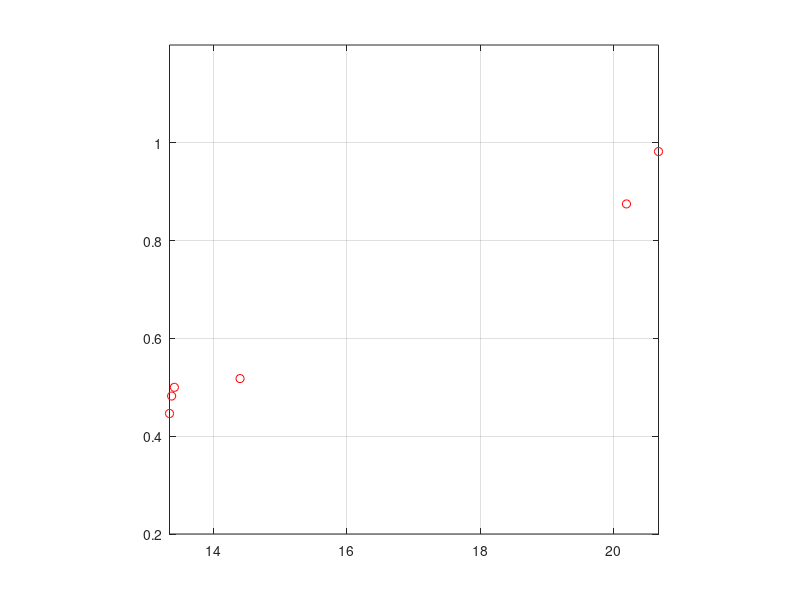

This chart was generated by the following MATLAB code: (Note: this script raises an error after producing the figure.)
% Description : Non Parametric fit of the Percentage of correct response from the study of Schenkman and Nilson (2010,2011) as a function of Loudness
%             : The script also computes the threshold value of Loudness for which the Percentage of correct response is in between 0.73 and 0.75
% Author      : Vijay Kiran Gidla (joy4u18@gmail.com)


clc;
clear all;
close all;

%% DATA

%% Blind percentage of correct

%Conference

bpc_5_conf=round(([9.71 9.18 5.4 5.15 5.2 4.96]./10)*56);
bpc_50_conf=round(([9.83 9.4 6.19 4.88 4.74 4.89]./10)*56);
bpc_500_conf=round(([9.71 9.98 8.94 4.68 5.23 4.7]./10)*56);

%Anechoic

bpc_5_anc=round(([9.79 8.81 5.14 4.39 4.78 5.04]./10)*56);
bpc_50_anc=round(([9.65 9.75 4.98 4.73 4.73 4.71]./10)*56);
bpc_500_anc=round(([9.67 9.94 5.18 4.98 5.56 5.08]./10)*56);

B_AC=[bpc_5_anc;bpc_50_anc;bpc_500_anc;bpc_5_conf;bpc_50_conf;bpc_500_conf];


% Lecture room

bpc_5_lec=round([0.6101 0.5373 ]*56);
% bpc_5_2c_lec=round([0.6607 0.5923]*56);
% bpc_5_4c_lec=round([0.6161 0.5759]*56);
% bpc_5_8c_lec=round([0.7188 0.6101]*56);
% bpc_5_16c_lec=round([0.7470 0.6315]*56);
% bpc_5_32c_lec=round([0.7560 0.6533]*56);
% bpc_5_64c_lec=round([0.7664 0.5391]*56);
bpc_500_lec=round([0.8080 0.5893]*56);

B_L=[bpc_5_lec; bpc_500_lec];


%%  Sighted Percentage of correct


%Conference


spc_5_conf=round(([8.48 7.65 5.86 4.95 4.74 4.8]./10)*56);
spc_50_conf=round(([9.39 8.18 5.81 4.89 4.75 5.08]./10)*56);
spc_500_conf=round(([9.67 9.85 7.12 4.96 4.98 4.98]./10)*56);

%Anechoic

spc_5_anc=round(([9.05 8.15 5.32 4.5 4.75 5.19]./10)*56);
spc_50_anc=round(([9.35 9.23 5.4 5.18 5 4.62]./10)*56);
spc_500_anc=round(([9.74 9.8 4.86 4.78 4.61 4.67]./10)*56);


S_AC=[spc_5_anc; spc_50_anc; spc_500_anc ; spc_5_conf ; spc_50_conf ; spc_500_conf];

% Lecture room

spc_5_lec=round([0.5508]*56);
% spc_5_2c_lec=round([0.5137]*56);
% spc_5_4c_lec=round([0.5467]*56);
% spc_5_8c_lec=round([0.5707]*56);
% spc_5_16c_lec=round([0.6174]*56);
% spc_5_32c_lec=round([0.6921]*56);
% spc_5_64c_lec=round([0.6456]*56);
spc_500_lec=round([0.6209]*56);

S_L=[spc_5_lec; spc_500_lec];


%% Loudness values
%  Anechoic
STL_A_005_mean=[20.674 20.194 14.404 13.347 13.379 13.420];

STL_A_050_mean=[63.672 52.307  40.320 40.292 40.213 40.089];

STL_A_500_mean=[76.143 62.159  48.353 48.377  48.187 48.131];



%%  Conference

STL_C_005_mean=[26.707 24.377  21.537 19.651 19.975 19.529 ];

STL_C_050_mean=[69.607 55.682  47.619 45.135 45.249 45.041];

STL_C_500_mean=[78.659 63.574  54.580 52.387 52.569 52.502];

STL_AC=[STL_A_005_mean;STL_A_050_mean;STL_A_500_mean;STL_C_005_mean;...
    STL_C_050_mean;STL_C_500_mean];

%% Lecture

STL_L_005_mean=[17.160 16.179];


STL_L_500_mean=[54.712 52.466];


STL_L=[STL_L_005_mean;STL_L_500_mean];

%% Plot of the DATA


m=[56 56 56  56 56 56]';

% x=[100 150]';
% m=[56 56]';

for i=1:size(B_AC,1)
    
    
    x=STL_AC(i,:)';		% Manually change the loudness data for different conditions
    
    r=B_AC(i,:)';		% Manually change the sighted or the blind P(c) response
    
    
    x=flipud(x);
    r=flipud(r);
    
%     figure(i);
    plot( x, r ./ m, 'ro');
    axis([min(x) max(x) 0.2 1.2]);
    axis square;
    hold on;
    grid on;
 
    numxfit = 499;                                  % Number of new points to be generated minus 1
    xfit = [min(x):(max(x)-min(x))/numxfit:max( x ) ]';
    
    %% LSfit
    
    if(length(x)>2)
        
        guessing=0;
        lapsing=0;
        
        temp=diff(x);
        bwd_min = min(temp(temp>0));
		
%         if(isempty(bwd_min))
%             bwd_min=min(abs(temp));    %VJ2015
%         end

        bwd_max = max( x ) - min( x );
		
%         if(bwd_min == bwd_max)
%             bwd_min=1;    %VJ 2015
%         end

% Switch between cross-validated or bootstrap by manually uncommenting the corresponding lines
        bwd = bandwidth_cross_validation( r, m, x, [ bwd_min, bwd_max ],'logit',guessing,lapsing,2,1,'normpdf',100,1e-6);               
%         bwd= bandwidth_bootstrap(r, m, x, [ bwd_min, bwd_max ],30,[],'logit',guessing,lapsing,2,1,'normpdf',100,1e-6);
        
        
        hhh(:,i)=bwd;
%         hhh_1(:,i)=bwd;
        bwd = bwd(3); % choose the third estimate, which is based on cross-validated deviance
       
        
        pfit = locglmfit( xfit, r, m, x, bwd,'logit',guessing,lapsing,2,1,'normpdf',100,1e-6);
        plot( xfit, pfit, 'b','linewidth',2 );  % Plot the fitted curve
        
        for temp_idx=1:length(x)
            try
                i_idx(temp_idx,1)=find(xfit==x(temp_idx));
            catch err
                ti = find(xfit>=(x(temp_idx)-1) & xfit<=(x(temp_idx)+1));
                i_idx(temp_idx,1) = min(ti);
            end
        end
        
        i_pfit=pfit(i_idx);
        
        
        D = deviance(r,m,i_pfit)
        
        z_2(i)=mean(xfit(pfit>0.73&pfit<0.75));
        
%         h1=legend('Mean proportion of correct','logisitc fit','Local linear fit');
%         set(h1,'location','best');
        xlabel('Loudness (sones)');
        ylabel('Proportion of correct responses');
        
    else
        
        h1=legend('Mean proportion of correct','logistic fit');
        set(h1,'location','best');
        xlabel('Loudness (sones)');
        ylabel('Proportion of correct responses');
    end
    
end

sprintf('%.1f ',z_2)